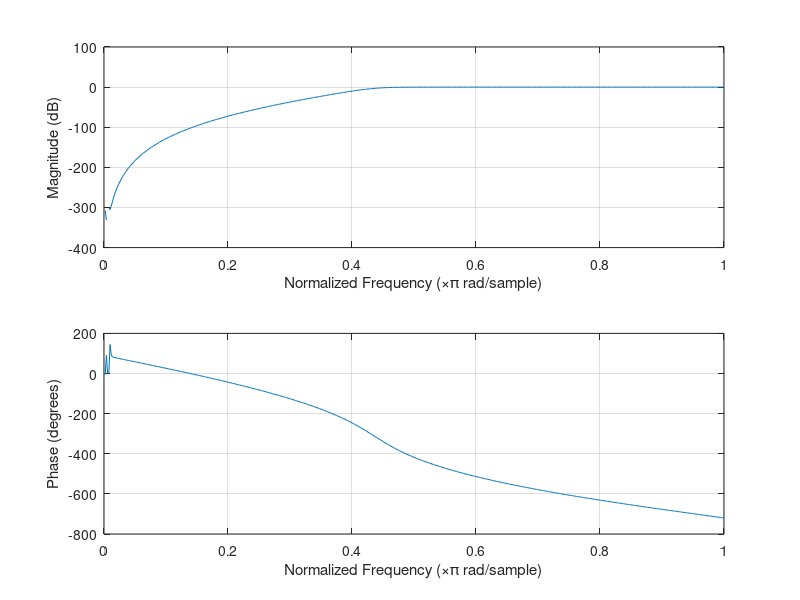

Write MATLAB code to recreate this figure.
%LAB TASK 4
%To CREATE A BUTTERWORTH HIGHPASS FILTER 

clc
close all;
Wp = 3.5 * 10^3;
Ws = 4.5 * 10^3;
nWp = Wp/8000;
nWs = Ws/8000;
Rp = 3;
Rs = 30;
[n,Wn] = buttord(nWp,nWs,Rp,Rs);
[b,a] = butter(n,Wn,'high');
freqz(b,a)
